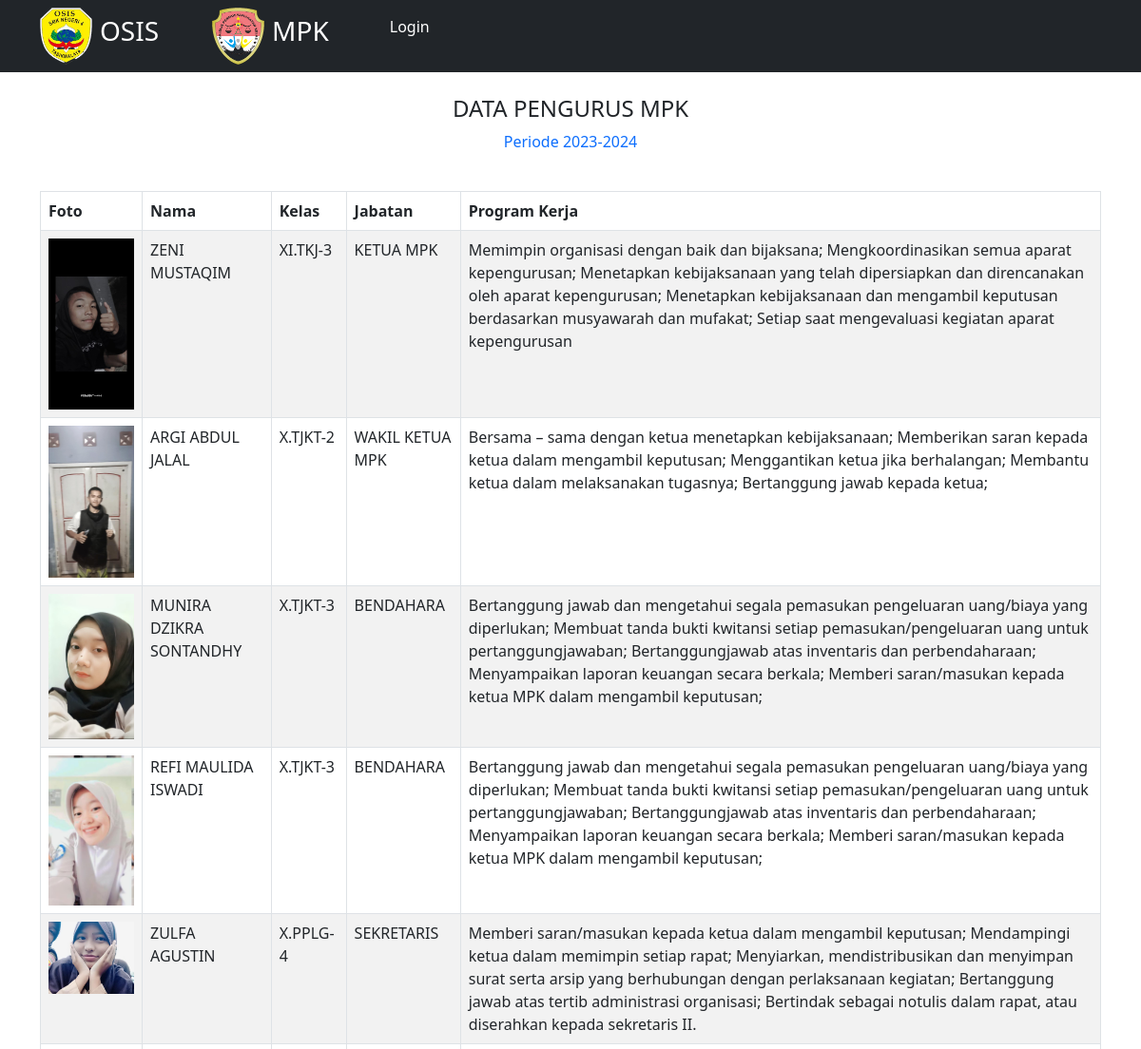
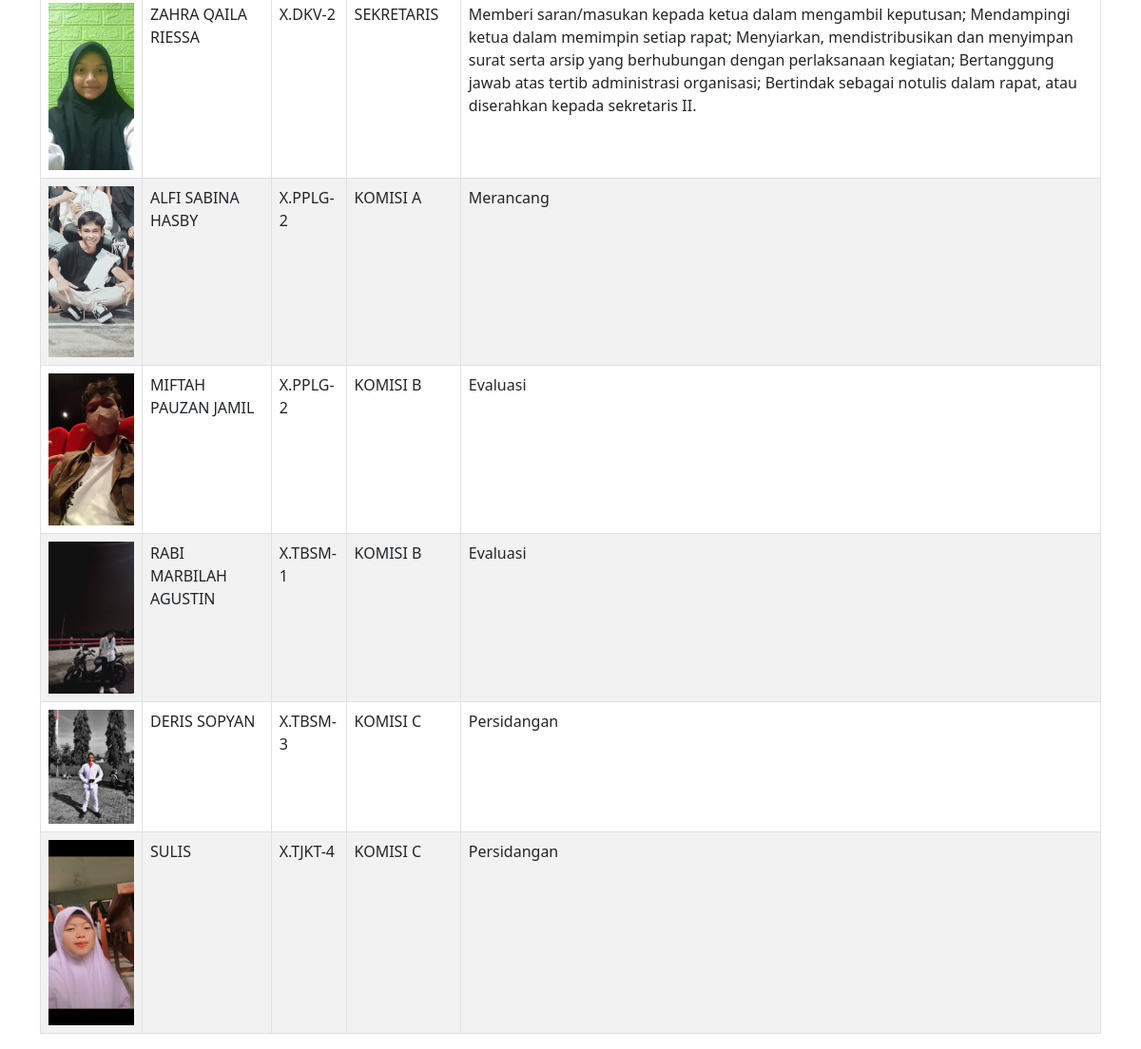
Page /indexmpk/ on the committed database (2 pictures, top to bottom).
### pengurus/models.py (models this page shows, shortened)
class Data(models.Model):
    nis = models.CharField(max_length=10)
    nama = models.CharField(max_length=50)
    kelas = models.ForeignKey(Kelas, on_delete=models.CASCADE, null=True)
    keterangan = models.ForeignKey(Keterangan, on_delete=models.CASCADE, null=True)
    jabatan = models.CharField(max_length=50)
    proker = models.TextField(null=True)
    cover = models.ImageField(upload_to='cover/', null=True)
    tanggal = models.DateTimeField(auto_now_add=True, null=True)

class Kelas(models.Model):
    nama = models.TextField(max_length=10)
    def __str__(self):
        return self.nama

### pengurus/views.py (the view)
# urls.py: path('indexmpk/', indexmpk, name='indexmpk'),
def indexmpk(request):
    mpkk = Data.objects.filter(keterangan__nama='MPK')
    konteks={
        'mpkk': mpkk,
    }
    return render(request, 'indexmpk.html', konteks)

### pengurus/templates/indexmpk.html
{% extends 'base.html' %}
{% block content %}
<nav class="navbar navbar-expand-lg navbar-dark bg-dark">
  <div class="container">
    <div class="collapse navbar-collapse" id="navbarSupportedContent">
      <ul class="navbar-nav me-auto mb-2 mb-lg-0">
        <img src="/static/img/osis.png" width="55px" height="60px">
        <li class="nav-item">
          <a class="nav-link me-5 text-white" aria-current="page" href="{% url 'index' %}"><h3>OSIS</h3></a>
        </li>
        <img src="/static/img/mpk-removebg-preview.png" width="55px" height="60px">
        <li class="nav-item">
          <a class="nav-link active me-5 text-white" aria-current="page" href="{% url 'indexmpk' %}"><h3>MPK</h3></a>
        </li>
        <li class="nav-item">
          <a class="nav-link text-white" href="{% url 'login' %}"><p>Login</p></a>
        </li>
      </ul>
    </div>
  </div>
</nav>
<br>
<div class="container">
  <div class="row">
    <div class="col-md-12">
      <h4>
        <center>DATA PENGURUS MPK</center>
      </h4>
      <center>
        <p class="text-primary">Periode 2023-2024</p> <br>
      </center>
      <div class="card-body table-responsive p-0">
        <table class="table table-bordered table-striped">
          <thead>
            <tr>
              <th>Foto</th>
              <th>Nama</th>
              <th>Kelas</th>
              <th>Jabatan</th>
              <th>Program Kerja</th>
            </tr>
          </thead>
          <tbody>
            {% for mpk in mpkk %}
            <tr>
              <td>
                {% if mpk.cover %}
                  <img src="{{ mpk.cover.url }}" width="90px">
                {% endif %}
              </td>
              <td>{{ mpk.nama }}</td>
              <td>{{ mpk.kelas }}</td>
              <td>{{ mpk.jabatan }}</td>
              <td>{{ mpk.proker }}</td>
            </tr>
            {% endfor %}
          </tbody>
        </table>
      </div>
    </div>
  </div>
</div>
{% endblock %}

### templates/base.html (shortened to what this page needs)
{% load static %}
<!doctype html>
<html lang="en">
  <head>
    <link href="https://cdn.jsdelivr.net/npm/bootstrap@5.0.2/dist/css/bootstrap.min.css" rel="stylesheet">
    <link rel="stylesheet" href="https://cdn.jsdelivr.net/npm/bootstrap-icons@1.5.0/font/bootstrap-icons.css">
  </head>
  </head>
  <body>
    {% block content %}
    {% endblock %}
  </body>
</html>

### rows in the picture
Data: cover (picture), nama "ZENI MUSTAQIM", kelas "XI.TKJ-3", jabatan "KETUA MPK", proker "Memimpin organisasi dengan baik dan bijaksana; Mengkoordinasikan semua aparat kepengurusan; Menetapkan kebijaksanaan yang telah dipersiapkan dan direncanakan oleh aparat kepengurusan; Menetapkan kebijaksanaan dan mengambil keputusan berdasarkan musyawarah dan mufakat; Setiap saat mengevaluasi kegiatan aparat kepengurusan"
Data: cover (picture), nama "ARGI ABDUL JALAL", kelas "X.TJKT-2", jabatan "WAKIL KETUA MPK", proker "Bersama – sama dengan ketua menetapkan kebijaksanaan; Memberikan saran kepada ketua dalam mengambil keputusan; Menggantikan ketua jika berhalangan; Membantu ketua dalam melaksanakan tugasnya; Bertanggung jawab kepada ketua;"
Data: cover (picture), nama "MUNIRA DZIKRA SONTANDHY", kelas "X.TJKT-3", jabatan "BENDAHARA", proker "Bertanggung jawab dan mengetahui segala pemasukan pengeluaran uang/biaya yang diperlukan; Membuat tanda bukti kwitansi setiap pemasukan/pengeluaran uang untuk pertanggungjawaban; Bertanggungjawab atas inventaris dan perbendaharaan; Menyampaikan laporan keuangan secara berkala; Memberi saran/masukan kepada ketua MPK dalam mengambil keputusan;"
Data: cover (picture), nama "REFI MAULIDA ISWADI", kelas "X.TJKT-3", jabatan "BENDAHARA", proker "Bertanggung jawab dan mengetahui segala pemasukan pengeluaran uang/biaya yang diperlukan; Membuat tanda bukti kwitansi setiap pemasukan/pengeluaran uang untuk pertanggungjawaban; Bertanggungjawab atas inventaris dan perbendaharaan; Menyampaikan laporan keuangan secara berkala; Memberi saran/masukan kepada ketua MPK dalam mengambil keputusan;"
Data: cover (picture), nama "ZULFA AGUSTIN", kelas "X.PPLG-4", jabatan "SEKRETARIS", proker "Memberi saran/masukan kepada ketua dalam mengambil keputusan; Mendampingi ketua dalam memimpin setiap rapat; Menyiarkan, mendistribusikan dan menyimpan surat serta arsip yang berhubungan dengan perlaksanaan kegiatan; Bertanggung jawab atas tertib administrasi organisasi; Bertindak sebagai notulis dalam rapat, atau diserahkan kepada sekretaris II."
Data: cover (picture), nama "ZAHRA QAILA RIESSA", kelas "X.DKV-2", jabatan "SEKRETARIS", proker "Memberi saran/masukan kepada ketua dalam mengambil keputusan; Mendampingi ketua dalam memimpin setiap rapat; Menyiarkan, mendistribusikan dan menyimpan surat serta arsip yang berhubungan dengan perlaksanaan kegiatan; Bertanggung jawab atas tertib administrasi organisasi; Bertindak sebagai notulis dalam rapat, atau diserahkan kepada sekretaris II."
Data: cover (picture), nama "ALFI SABINA HASBY", kelas "X.PPLG-2", jabatan "KOMISI A", proker "Merancang"
Data: cover (picture), nama "MIFTAH PAUZAN JAMIL", kelas "X.PPLG-2", jabatan "KOMISI B", proker "Evaluasi"
Data: cover (picture), nama "RABI MARBILAH AGUSTIN", kelas "X.TBSM-1", jabatan "KOMISI B", proker "Evaluasi"
Data: cover (picture), nama "DERIS SOPYAN", kelas "X.TBSM-3", jabatan "KOMISI C", proker "Persidangan"
Data: cover (picture), nama "SULIS", kelas "X.TJKT-4", jabatan "KOMISI C", proker "Persidangan"
